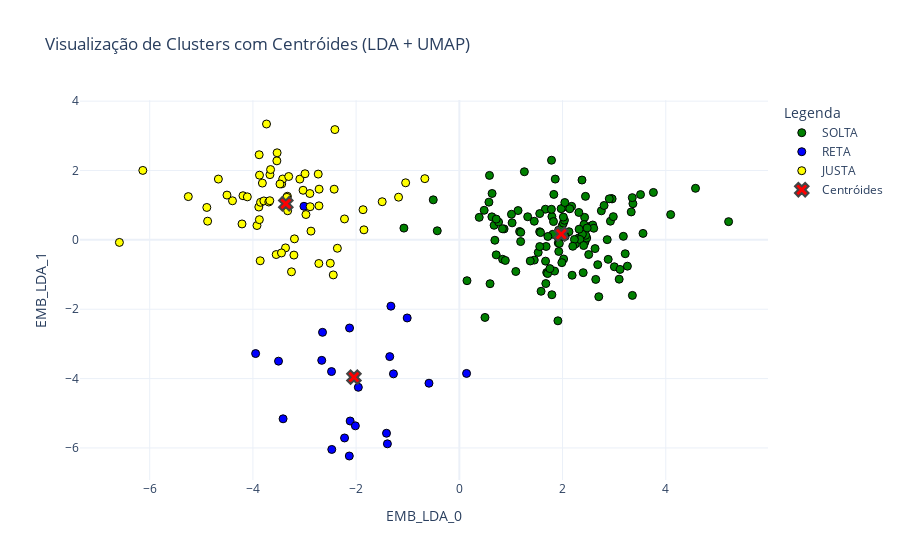

This figure's notebook cell:
### Code cell
# Obtendo clusters
colunas_lda = [col for col in df_lda_modelagem_saia.columns if col.startswith('EMB_LDA')]

# Calcular os centróides de df_lda_modelagem_saia
df_combined_modeladf_lda_modelagem_saia = calcular_centroides(df_lda_modelagem_saia, colunas_lda, 'MODELAGEM_SAIA')

# Gerar o gráfico com UMAP
fig = plot_clusters_with_centroids(
    df_combined=df_combined_modeladf_lda_modelagem_saia,
    target_column='MODELAGEM_SAIA',
    embedding_columns=colunas_lda,
    color_dict=None,  # Opcional, pode ser None
    title="Visualização de Clusters com Centróides (LDA + UMAP)",
    apply_umap=False,  # Aplicar UMAP
)

# Mostrar o gráfico
fig.show()

### Figure 1 — Plotly figure (JSON) as saved in the notebook; plotly's stock layout.template omitted (floating-point values rounded to 4 significant figures; data arrays with more than 128 entries replaced by an {"elided": "..."} marker saying what was removed)
{"data": [{"hoverinfo": "text", "marker": {"color": "green", "line": {"color": "black", "width": 1}, "size": 8}, "mode": "markers", "name": "SOLTA", "text": {"elided": "130 str values"}, "type": "scatter", "x": {"elided": "130 float values"}, "y": {"elided": "130 float values"}}, {"hoverinfo": "text", "marker": {"color": "blue", "line": {"color": "black", "width": 1}, "size": 8}, "mode": "markers", "name": "RETA", "text": ["07-20-6630-09258", "07-20-6350-09050", "07-20-6952-04502", "07-20-7210-09277", "07-20-6700-04501", "07-20-6567-09249", "07-20-6675-0005", "07-20-6584-04346", "07-20-6200-0005", "07-20-6342-09050", "07-20-6676-09253", "07-20-6601-09253", "07-20-6027-0005", "07-20-6939-09280", "07-20-6657-0005", "07-20-6452-01011", "07-20-6356-09557", "07-20-6643-0024", "07-20-6442-0005", "07-20-6033-0005", "07-20-6351-0005", "07-20-6403-0002"], "type": "scatter", "x": [0.1402, -3.948, -2.667, -1.326, -1.411, -2.132, -3.504, -2.477, -3.415, -1.277, -2.472, -3.011, -2.116, -1.957, -2.127, -1.394, -0.5884, -2.651, -1.349, -1.01, -2.015, -2.224], "y": [-3.851, -3.278, -3.475, -1.912, -5.575, -6.232, -3.497, -3.797, -5.159, -3.864, -6.042, 0.9675, -5.223, -4.251, -2.541, -5.881, -4.133, -2.666, -3.366, -2.252, -5.362, -5.711]}, {"hoverinfo": "text", "marker": {"color": "yellow", "line": {"color": "black", "width": 1}, "size": 8}, "mode": "markers", "name": "JUSTA", "text": ["07-20-6705-03344", "07-20-6347-09538", "07-20-6490-0005", "07-20-6416-6048", "07-20-6445-0005", "07-20-6925-0005", "07-20-6736-09276", "07-20-5868-0005", "07-20-6727-0005", "07-20-6585-0402", "07-20-6672-6048", "07-20-6726-0005", "07-20-6114-0005", "07-20-6587-0005", "07-20-6677-0005", "07-20-6935-09276", "07-20-6614-0005", "07-20-6932-0005", "07-20-6613-6048", "07-20-6605-04346", "07-20-6615-0005", "07-20-6594-09561", "07-20-6944-09792", "07-20-6669-0005", "07-20-6649-0005", "07-20-6638-09258", "07-20-7031-0005", "07-20-6339-09245", "07-20-6337-0003", "07-20-6450-2028", "07-20-6355-09253", "07-20-6744-00005", "07-20-6794-09281", "07-20-6332-0005", "07-20-6555-0005", "07-20-6448-0005", "07-20-6437-09255", "07-20-6451-8259", "07-20-6617-09550", "07-20-6658-09566", "07-20-6933-09905", "07-20-6500-09251", "07-20-6221-0005", "07-20-7035-09819", "07-20-6413-09542", "07-20-6728-0003", "07-20-6065-0003", "07-20-6646-0005", "07-20-6725-09253", "07-20-6399-0030", "07-20-6444-09259", "07-20-6467-1974", "07-20-6779-0005", "07-20-7011-5519", "07-20-6158-0005", "07-20-6441-09253", "07-20-6575-09246", "07-20-6379-04346", "07-20-6483-0005", "07-20-6352-0005", "07-20-6540-0005", "07-20-6402-09248", "07-20-6401-0005"], "type": "scatter", "x": [-3.549, -3.091, -3.921, -2.735, -5.252, -3.368, -3.326, -3.875, -3.872, -2.875, -2.412, -3.253, -3.446, -3.736, -1.866, -1.849, -2.972, -3.886, -4.396, -0.6685, -2.363, -3.536, -3.852, -3.028, -1.178, -3.788, -3.67, -3.692, -2.99, -6.133, -3.816, -3.442, -6.587, -3.206, -3.658, -4.669, -2.722, -3.195, -3.423, -4.192, -4.893, -4.877, -4.502, -3.307, -3.332, -2.443, -2.892, -3.879, -1.495, -2.5, -2.72, -2.426, -2.897, -4.211, -2.717, -4.108, -2.225, -1.04, -3.673, -3.475, -3.531, -3.859, -3.343], "y": [-0.4233, 1.752, 0.4133, 1.897, 1.247, -0.2312, 0.8393, 0.5826, 1.866, 0.252, 3.18, -0.9211, -0.3771, 3.341, 0.87, 0.2889, 0.7304, 0.947, 1.127, 1.765, -0.2418, 2.279, 1.083, 1.43, 1.231, 1.122, 1.88, 1.092, 1.907, 2.002, 1.637, 1.614, -0.0735, -0.4391, 2.027, 1.753, -0.6812, 0.02915, 1.754, 1.272, 0.9344, 0.5386, 1.291, 1.827, 1.256, -1.01, 0.9563, 2.454, 1.1, -0.6742, 0.9812, 1.461, 1.336, 0.4592, 1.462, 1.24, 0.6031, 1.645, 1.129, 1.612, 2.51, -0.6028, 1.226]}, {"hoverinfo": "text", "marker": {"color": "red", "line": {"width": 2}, "size": 12, "symbol": "x"}, "mode": "markers", "name": "Centróides", "text": ["CLUSTER_JUSTA", "CLUSTER_RETA", "CLUSTER_SOLTA"], "type": "scatter", "x": [-3.362, -2.042, 1.975], "y": [1.041, -3.959, 0.1657]}], "layout": {"hovermode": "closest", "legend": {"title": {"text": "Legenda"}}, "title": {"text": "Visualização de Clusters com Centróides (LDA + UMAP)"}, "xaxis": {"title": {"text": "EMB_LDA_0"}}, "yaxis": {"title": {"text": "EMB_LDA_1"}}}}
